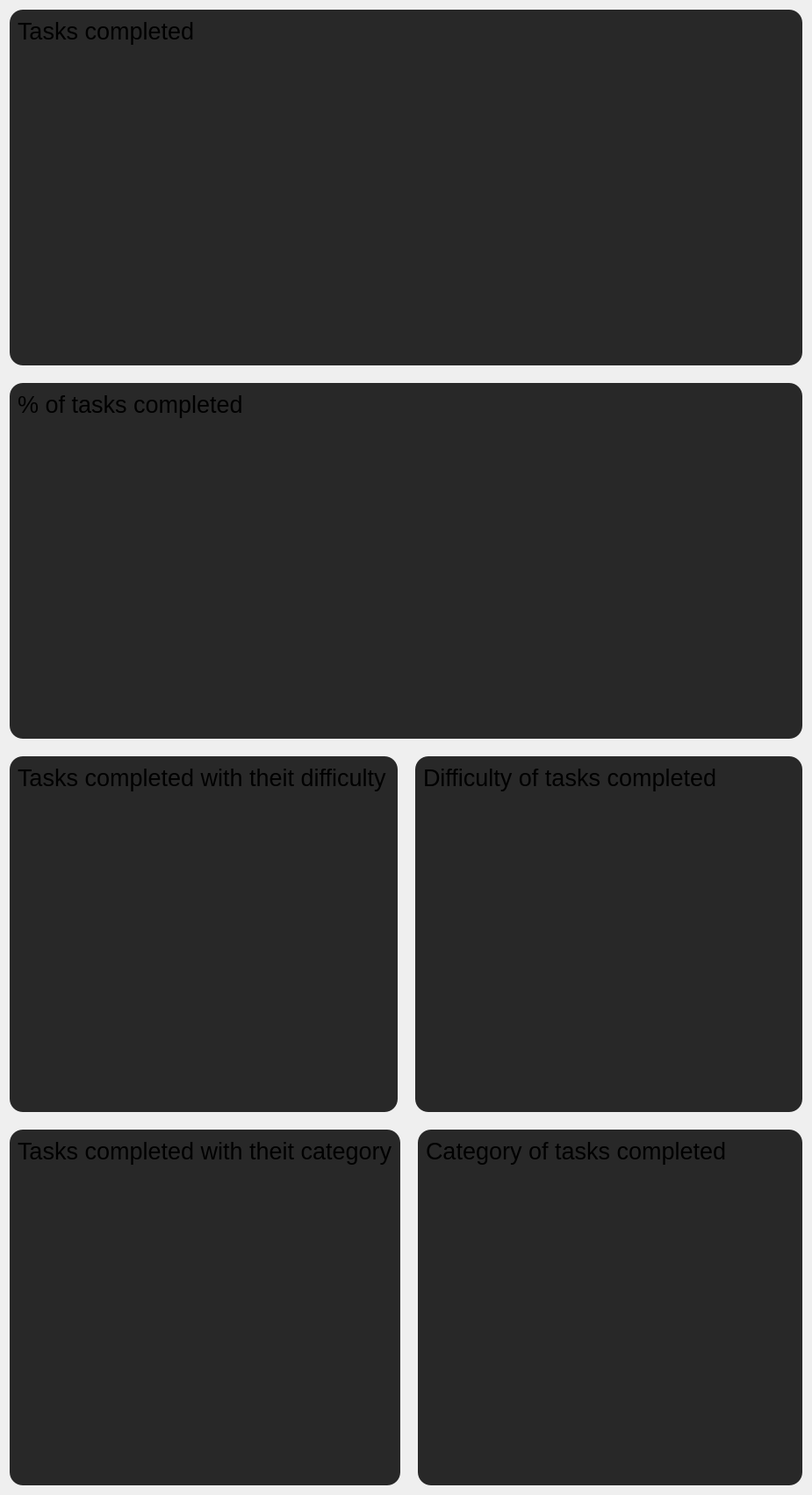
          <widget class="QWidget" name="graph_scrollwidget">
           <property name="geometry">
            <rect>
             <x>0</x>
             <y>-1115</y>
             <width>925</width>
             <height>1696</height>
            </rect>
           </property>
           <layout class="QVBoxLayout" name="verticalLayout_18">
            <property name="spacing">
             <number>20</number>
            </property>
            <item>
             <widget class="QWidget" name="task_widget" native="true">
              <property name="styleSheet">
               <string notr="true">background-color: rgb(40,40, 40);
border: none;
border-radius: 15px;</string>
              </property>
              <layout class="QVBoxLayout" name="verticalLayout_6">
               <item>
                <widget class="QLabel" name="task_widget_label">
                 <property name="font">
                  <font>
                   <pointsize>20</pointsize>
                  </font>
                 </property>
                 <property name="text">
                  <string>Tasks completed</string>
                 </property>
                </widget>
               </item>
               <item>
                <widget class="QWidget" name="task_line" native="true">
                 <property name="minimumSize">
                  <size>
                   <width>0</width>
                   <height>350</height>
                  </size>
                 </property>
                </widget>
               </item>
              </layout>
             </widget>
            </item>
            <item>
             <widget class="QWidget" name="perc_task_widget" native="true">
              <property name="styleSheet">
               <string notr="true">background-color: rgb(40,40, 40);
border: none;
border-radius: 15px;</string>
              </property>
              <layout class="QVBoxLayout" name="verticalLayout_13">
               <item>
                <widget class="QLabel" name="perc_task_label">
                 <property name="font">
                  <font>
                   <pointsize>20</pointsize>
                  </font>
                 </property>
                 <property name="text">
                  <string>% of tasks completed</string>
                 </property>
                </widget>
               </item>
               <item>
                <widget class="QWidget" name="perc_task_line" native="true">
                 <property name="minimumSize">
                  <size>
                   <width>0</width>
                   <height>350</height>
                  </size>
                 </property>
                </widget>
               </item>
              </layout>
             </widget>
            </item>
            <item>
             <layout class="QHBoxLayout" name="diff_layout" stretch="1,1">
              <item>
               <widget class="QWidget" name="diff_bar_widget" native="true">
                <property name="styleSheet">
                 <string notr="true">background-color: rgb(40,40, 40);
border: none;
border-radius: 15px;</string>
                </property>
                <layout class="QVBoxLayout" name="verticalLayout_14">
                 <item>
                  <widget class="QLabel" name="diff_bar_label">
                   <property name="font">
                    <font>
                     <pointsize>20</pointsize>
                    </font>
                   </property>
                   <property name="text">
                    <string>Tasks completed with theit difficulty</string>
                   </property>
                  </widget>
                 </item>
                 <item>
                  <widget class="QWidget" name="diff_bar" native="true">
                   <property name="minimumSize">
                    <size>
                     <width>0</width>
                     <height>350</height>
                    </size>
                   </property>
                  </widget>
                 </item>
                </layout>
               </widget>
              </item>
              <item>
               <widget class="QWidget" name="diff_pie_widget" native="true">
                <property name="styleSheet">
                 <string notr="true">background-color: rgb(40,40, 40);
border: none;
border-radius: 15px;</string>
                </property>
                <layout class="QVBoxLayout" name="verticalLayout_15">
                 <item>
                  <widget class="QLabel" name="diff_pie_label">
                   <property name="font">
                    <font>
                     <pointsize>20</pointsize>
                    </font>
                   </property>
                   <property name="text">
                    <string>Difficulty of tasks completed</string>
                   </property>
                  </widget>
                 </item>
                 <item>
                  <widget class="QWidget" name="diff_pie" native="true">
                   <property name="minimumSize">
                    <size>
                     <width>0</width>
                     <height>350</height>
                    </size>
                   </property>
                  </widget>
                 </item>
                </layout>
               </widget>
              </item>
             </layout>
            </item>
            <item>
             <layout class="QHBoxLayout" name="categ_layout" stretch="1,1">
              <item>
               <widget class="QWidget" name="categ_bar_widget" native="true">
                <property name="styleSheet">
                 <string notr="true">background-color: rgb(40,40, 40);
border: none;
border-radius: 15px;</string>
                </property>
                <layout class="QVBoxLayout" name="verticalLayout_16">
                 <item>
                  <widget class="QLabel" name="categ_bar_label">
                   <property name="font">
                    <font>
                     <pointsize>20</pointsize>
                    </font>
                   </property>
                   <property name="text">
                    <string>Tasks completed with theit category</string>
                   </property>
                  </widget>
                 </item>
                 <item>
                  <widget class="QWidget" name="categ_bar" native="true">
                   <property name="minimumSize">
                    <size>
                     <width>0</width>
                     <height>350</height>
                    </size>
                   </property>
                  </widget>
                 </item>
                </layout>
               </widget>
              </item>
              <item>
               <widget class="QWidget" name="categ_pie_widget" native="true">
                <property name="styleSheet">
                 <string notr="true">background-color: rgb(40,40, 40);
border: none;
border-radius: 15px;</string>
                </property>
                <layout class="QVBoxLayout" name="verticalLayout_17">
                 <item>
                  <widget class="QLabel" name="categ_pie_label">
                   <property name="font">
                    <font>
                     <pointsize>20</pointsize>
                    </font>
                   </property>
                   <property name="text">
                    <string>Category of tasks completed</string>
                   </property>
                  </widget>
                 </item>
                 <item>
                  <widget class="QWidget" name="categ_pie" native="true">
                   <property name="minimumSize">
                    <size>
                     <width>0</width>
                     <height>350</height>
                    </size>
                   </property>
                  </widget>
                 </item>
                </layout>
               </widget>
              </item>
             </layout>
            </item>
           </layout>
          </widget>
